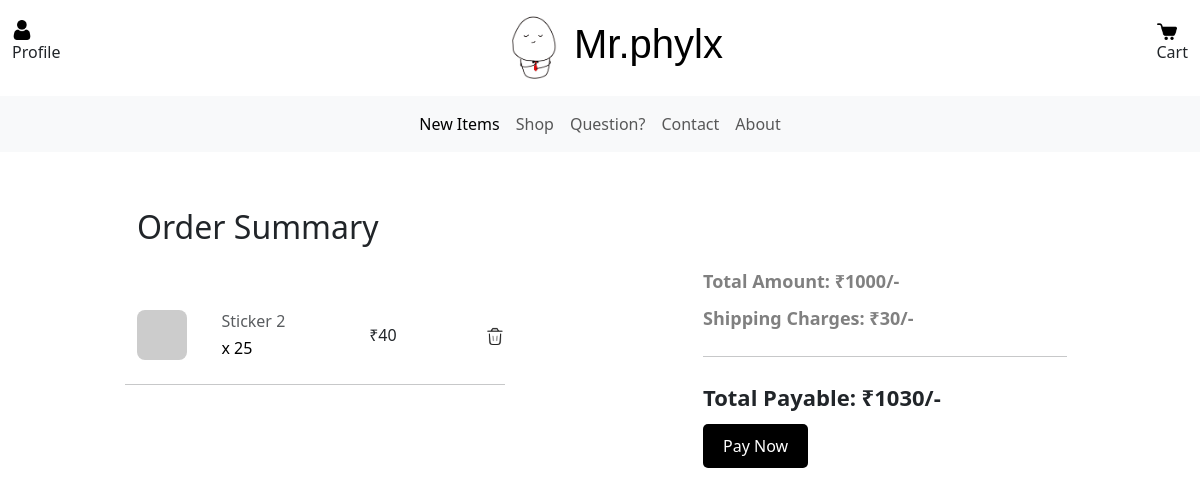
/checkout (signed in), run on the app's committed database.
### PratyushDoodlesApp/models/UserModel.py (models this page shows, shortened)
class CartItem(db.Model):
    __tablename__ = 'cart_item'
    id = db.Column(db.Integer, primary_key=True)
    quantity = db.Column(db.Integer, nullable=False)
    cart_id = db.Column(db.Integer, db.ForeignKey('cart.id'), nullable=False)
    product_id = db.Column(db.Integer, db.ForeignKey('product.id'), nullable=False)
    def get_product(self):
        product = Product.query.filter_by(id = self.product_id).first()
        return product

### PratyushDoodlesApp/models/ProductModel.py (models this page shows, shortened)
class Product(db.Model):
    __tablename__ = 'product'
    id = db.Column(db.Integer, primary_key=True)
    name = db.Column(db.String(255), nullable=False)
    description = db.Column(db.String(255), nullable=False)
    price = db.Column(db.Integer, nullable=False)
    stock_quantity = db.Column(db.Integer, nullable=False)
    product_images = db.relationship('ProductImage', backref = 'of_product', lazy=True)

### PratyushDoodlesApp/business/checkout.py (the view)
@checkout_bp.route('/checkout')
def checkout():
    user = get_current_user()
    data = getCartData()
    return render_template('checkout.html', data=data)

### PratyushDoodlesApp/business/cart.py (called while the page is built)
def getCartData():
    user = get_current_user()
    items_count = 0
    total_amount = 0
    cart_items = None
    if user and user.cart:
        cart_items = user.cart.cart_items
        for cart_item in cart_items:
            items_count = items_count + cart_item.quantity
            product = Product.query.filter_by(id = cart_item.product_id).first()
            total_amount = total_amount + (product.price * cart_item.quantity)
    return {
        'user' : user,
        'items_count' : items_count,
        'total_amount' : total_amount,
        'cart_items' : cart_items
    }

### PratyushDoodlesApp/business/util.py (called while the page is built)
def get_current_user():
    user_id = session.get('user_id')
    if user_id:
        return User.query.filter_by(id = user_id).first()
    return None

### PratyushDoodlesApp/templates/checkout.html (shortened to what this page needs)
{% extends 'ui/base_page.html' %}
{% block content %}
<div class="container mt-5">
    {% if data.user %}
    {% if data.cart_items and (data.cart_items|length>0) %}
    <div class="row">
        <div class="col-md-4 mx-auto">
            <div class="flex-column m4">
                <ul class="navbar-nav justify-content-end flex-grow-1 pe-3">
                    <li class="nav-item">
                        <a class="nav-link active" aria-current="page" href="#">
                            <h2>Order Summary</h2>
                        </a>
                    </li>
                </ul>
                <div class="mt-5">
                    {% for cart_item in data.cart_items %}
                    <div id="cart-item-{{ cart_item.product_id }}">
                        {% with cart_item=cart_item, product=cart_item.get_product() %}
                        {% include 'ui/cart_item.html' %}
                        {% endwith %}
                    </div>
                    {% endfor %}
                </div>
            </div>
        </div>
        <div class=" col-md-6 mt-5">
            <div class="flex-column">
                <div class="col-md-8 mx-auto">
                    <div class="total-payable">
                        Total Amount: ₹{{ data.total_amount }}/-
                    </div>
                    <div class="shipping-amount">
                        Shipping Charges: ₹30/-
                    </div>
                    <div class="total-amount-large">
                        <hr class="my-4">
                        Total Payable: ₹{{ data.total_amount + 30 }}/-
                    </div>
                    <a href="{{ url_for('checkout.initiate_payment') }}">
                        <button class="checkout-button">Pay Now</button>
                    </a>
                </div>
            </div>
        </div>
    </div>
    {% else %}
    <ul class="navbar-nav justify-content-end flex-grow-1 pe-3">
        <li class="nav-item">
            <a class="nav-link active" aria-current="page" href="#">Your Cart is Empty</a>
        </li>
    </ul>
    {% endif %}
    {% else %}
    <ul class="navbar-nav justify-content-end flex-grow-1 pe-3">
        <li class="nav-item">
            <a class="nav-link active" aria-current="page" href="#">Log-In to access your Cart</a>
        </li>
    </ul>
    {% endif%}
</div>
{% endblock content %}

### PratyushDoodlesApp/templates/ui/cart_item.html
<div class="row mb-4 d-flex justify-content-between align-items-center">
    <div class="col-md-2 col-lg-2 col-xl-2">
        <img src="{{ product.product_images[0].picture_url }}" alt="Product" class="rounded-3 ic-50" />
    </div>
    <div class="col-md-3 col-lg-3 col-xl-3">
        <h6 class="text-muted">{{ product.name }}</h6>
        <h6 class="text-black mb-0">x {{ cart_item.quantity }}</h6>
    </div>
    <div class="col-md-3 col-lg-3 col-xl-3 offset-lg-1">
        <h6 class="mb-0">₹{{ product.price }}</h6>
    </div>
    <div class="col-md-1 col-lg-1 col-xl-1 text-end">
        <span class="text-muted" product_id="{{ product.id }}" onclick="removeItemFromCart(this)">
            <img class="ic-20" src="{{ url_for('static', filename='images/ic_trash.png') }}">
        </span>
    </div>
    <hr class="my-4">
</div>

### PratyushDoodlesApp/static/styles/custom.css (style rules this page uses)
* { margin: 0; padding: 0; box-sizing: border-box; }
body { margin: 0; padding: 0; }
.navbar-nav { justify-content: center; }
.total-payable { font-size: 18px; font-weight: bold; margin-bottom: 10px; margin-top: 20px; color: grey; }
.shipping-amount { font-size: 18px; font-weight: bold; margin-bottom: 10px; color: grey; }
.total-amount-large { font-size: 22px; font-weight: bold; margin-bottom: 10px; }
.checkout-button { background-color: black; color: white; border: none; padding: 10px 20px; font-size: 16px; border-radius: 5px; margin-bottom: 10px; }
.ic-20 { width: 20px; height: 20px; }
.ic-50 { width: 50px; height: 50px; }

### PratyushDoodlesApp/static/styles/product_card.css (style rules this page uses)
body { font-family: 'Muli', sans-serif; background: #ddd; }

### data on the page
CartItem: name "Sticker 2", quantity "25", price "40"

### other printed values
{{ data.total_amount }} "1000"
{{ data.total_amount + 30 }} "1030"
